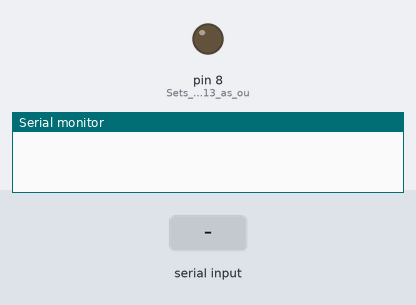
This sketch was run on a simulated Arduino Uno, built with avr-gcc and run on an emulated ATmega328P. Shown: output pins drawn as LEDs (lit = HIGH), the last lines printed to the serial monitor. Inputs (shaded band) come from the test bench.

Above: at 1.2 s.
1.3 s: byte 1 (1) received over Serial
At 1.7 s:
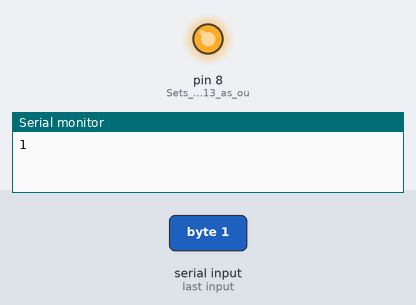
Timing chart, 0 to 4.3 s (numbered marks = the images above; inputs shaded):
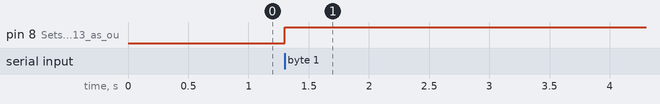

Measured:
- after the input at 1.3 s, pin 8 (Sets_digital_pin_13_as_ou): LOW → HIGH at once

The sketch:

led_with_bt_hc05.ino
```cpp
/*
* Bluetooh Basic: LED ON OFF - Avishkar
* Coder - Mayoogh Girish
* Website - http://bit.do/Avishkar
* Download the App : https://github.com/Mayoogh/Arduino-Bluetooth-Basic
* This program lets you to control a LED on pin 13 of arduino using a bluetooth module
*/
int data = 0;            //Variable for storing received data
void setup()
{
    Serial.begin(9600);   //Sets the baud for serial data transmission
    pinMode(8, OUTPUT);  //Sets digital pin 13 as output pin
}
void loop()
{
   if(Serial.available() > 0)      // Send data only when you receive data:
   {
      data = Serial.read();        //Read the incoming data & store into data
      Serial.print(data);          //Print Value inside data in Serial monitor
      Serial.print("\n");

   }
    if(data == 1)              // Checks whether value of data is equal to 1
         digitalWrite(8, HIGH);   //If value is 1 then LED turns ON
    else if(data == 0)         //  Checks whether value of data is equal to 0
         digitalWrite(13, LOW);    //If value is 0 then LED turns OFF
}
```
